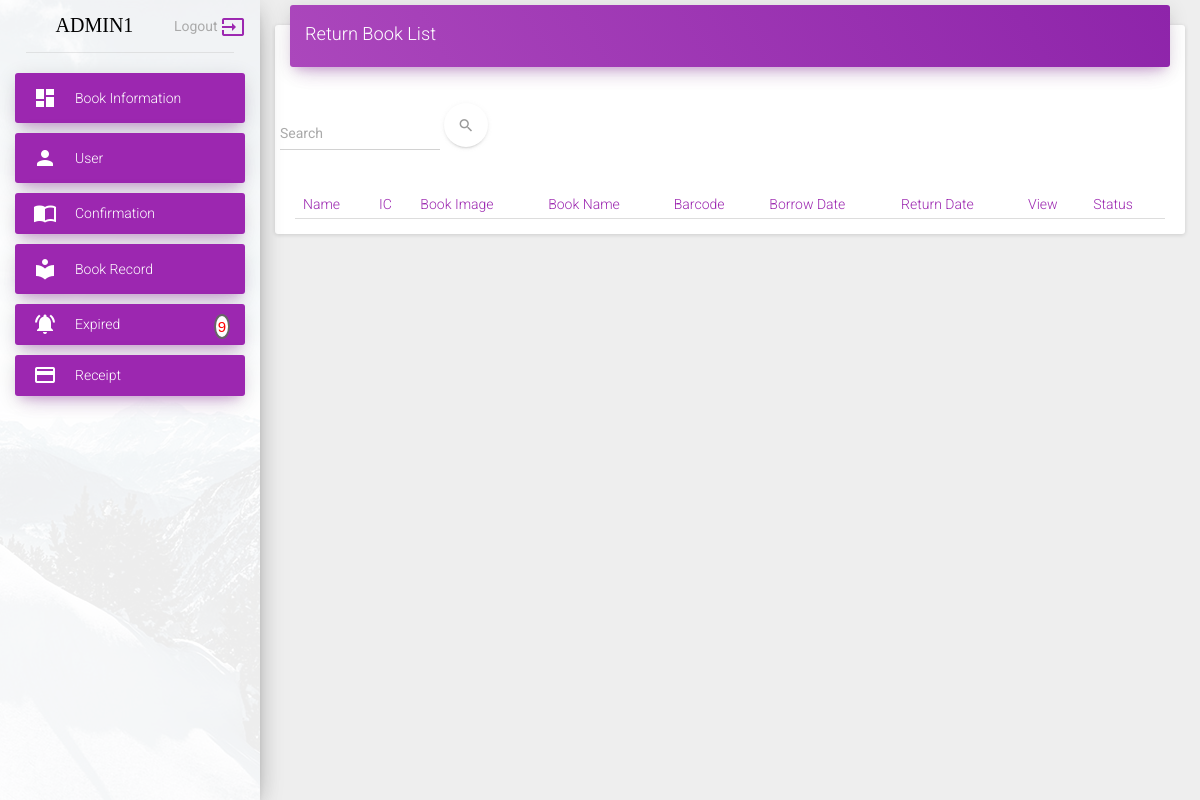
Before: /examples/return_book.php?id=2 (signed in) with the older database file.
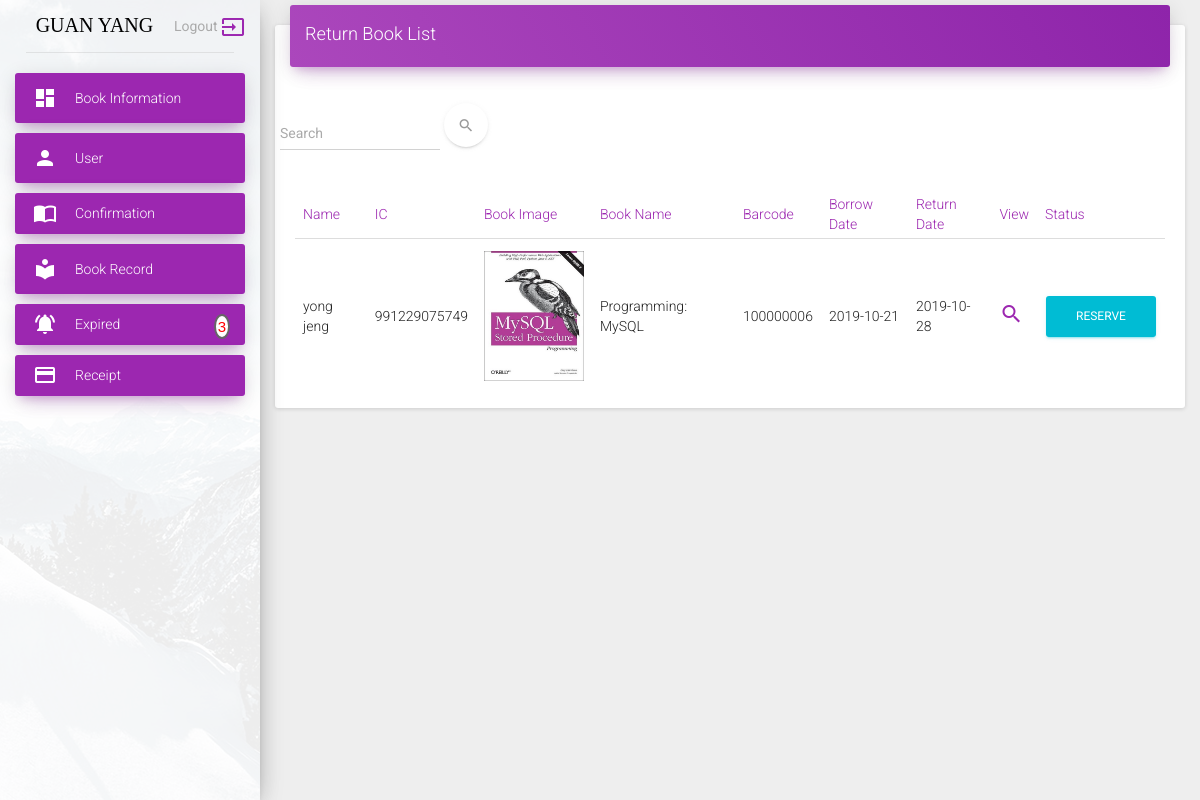
After: the same page with the newer database file.
### tables this page shows
CREATE TABLE `borrow` (
  `id` int(11) NOT NULL,
  `member_id` varchar(50) DEFAULT NULL,
  `book_id` varchar(50) DEFAULT NULL,
  `collect_date` varchar(50) DEFAULT NULL,
  `borrow_date` varchar(50) DEFAULT NULL,
  `return_date` varchar(50) DEFAULT NULL,
  `created_borrow` varchar(50) DEFAULT NULL,
  `created_return` varchar(50) DEFAULT NULL,
  `status` varchar(50) DEFAULT NULL,
  `return_days` varchar(50) DEFAULT NULL,
  `return_status` varchar(50) DEFAULT NULL,
  `pay_price` varchar(50) DEFAULT NULL,
  `daypass` int(11) NOT NULL
);

CREATE TABLE `member` (
  `id` int(11) NOT NULL,
  `username` varchar(50) DEFAULT NULL,
  `password` varchar(50) DEFAULT NULL,
  `name` varchar(50) DEFAULT NULL,
  `email` varchar(50) DEFAULT NULL,
  `phone` varchar(11) DEFAULT NULL,
  `address` varchar(100) DEFAULT NULL,
  `ic` varchar(12) DEFAULT NULL,
  `created_by` varchar(50) DEFAULT NULL,
  `updated_by` varchar(50) DEFAULT NULL,
  `status` varchar(50) DEFAULT 'active'
);

CREATE TABLE `book` (
  `id` int(11) NOT NULL,
  `name` varchar(50) DEFAULT NULL,
  `author` varchar(50) DEFAULT NULL,
  `price` varchar(50) DEFAULT NULL,
  `image` varchar(100) DEFAULT NULL,
  `language` varchar(50) DEFAULT NULL,
  `status` varchar(50) DEFAULT 'active'
);

CREATE TABLE `book_detail` (
  `id` int(11) NOT NULL,
  `book_id` varchar(50) DEFAULT NULL,
  `barcode` varchar(50) DEFAULT NULL,
  `created_date` varchar(50) DEFAULT NULL,
  `created_by` varchar(50) DEFAULT NULL,
  `status` varchar(50) DEFAULT NULL
);

### examples/return_book.php (the view, shortened to what this page needs)
    <?php
include_once("../connection/db.php");
mysqli_set_charset($conn, 'utf8');
if(!empty($_GET['search'])){
	$search = " AND m.ic like '%".$_GET['search']."%'";
}else{
	$search = "";
}
if(!empty($_GET['id'])){
    $id = " AND o.id = '".$_GET['id']."'";
}else{
    $id = "";
}
$date = date('Y-m-d');
$select = "SELECT o.id oid,m.name mname,m.ic mic,b.image bimage,b.name bname,bd.barcode barcode,o.borrow_date borrow_date,o.return_date return_date,o.status ostatus,bd.book_id book_id FROM borrow o
           INNER JOIN member m ON m.id = o.member_id
           INNER JOIN book_detail bd ON bd.id = o.book_id
           INNER JOIN book b ON b.id = bd.book_id
           WHERE o.status = 'return' ".$search." ".$id." ORDER BY o.borrow_date ASC";
$result = mysqli_query($conn,$select);
$select_return = "SELECT * FROM borrow WHERE status = 'return' AND return_date < '".$date."'";
$result_return = mysqli_query($conn,$select_return);
$rows1 = mysqli_num_rows($result_return);
?>
<!doctype html>
<html lang="en">
<head>
    <link href="../assets/css/bootstrap.min.css" rel="stylesheet" />
    <link href="../assets/css/material-dashboard.css?v=1.2.0" rel="stylesheet" />
    <link href="../assets/css/demo.css" rel="stylesheet" />
    <link href="http://maxcdn.bootstrapcdn.com/font-awesome/latest/css/font-awesome.min.css" rel="stylesheet">
</head>
<body>
    <div class="wrapper">
        <div class="sidebar" data-color="purple" data-image="../assets/img/sidebar-1.jpg">
            <?
            include("../sidebar.php");
            ?>
        </div>
        <div class="main-panel">
                <div class="container-fluid">
                    <div class="row">
                        <div class="col-md-12">
                            <div class="card">
                                <div class="card-header" data-background-color="purple">
                                    <h4 class="title">Return Book List</h4>
                                </div>
                                <form class="navbar-form navbar-left" role="search">
                                    <div class="form-group  is-empty">
                                    <input id="myInput" type="text" class="form-control"  placeholder="Search">
                                    </div>
                                <button type="submit" class="btn btn-white btn-round btn-just-icon">
                                    <i class="material-icons">search</i>
                                    <div class="ripple-container"></div>
                                </button>
                                </form>
                                <div class="card-content table-responsive">
                                    <form method="post" action="collect.php">
                                    <table class="table">
                                        <thead class="text-primary">
                                            <th>Name</th>
                                            <th>IC</th>
                                            <th>Book Image</th>
                                            <th>Book Name</th>
                                            <th>Barcode</th>
                                            <th>Borrow Date</th>
                                            <th>Return Date</th>
                                            <th>View</th>
                                            <th>Status</th>
                                        </thead>
                                        <tbody id="myTable">
                                        <?php
                                        while($row = mysqli_fetch_assoc($result)){
                                        $selectreserve="SELECT MIN(id) AS newid FROM reserve WHERE book_id='".$row['book_id']."' and status='success'";
                                        $resultreserve=mysqli_query($conn,$selectreserve);
                                        $rowreserve=mysqli_fetch_array($resultreserve);
                                        $idquery = mysqli_query($conn,"SELECT id as bid FROM book_detail WHERE barcode='".$row['barcode']."'");
                                        $idrow = mysqli_fetch_assoc($idquery);
                                        ?>
                                            <tr>
                                                <td><?php echo $row['mname'] ?></td>
                                                <td><?php echo $row['mic'] ?></td>
                                                <td><img style="height:130px; width:100px;" src="<?php echo
										             $row['bimage']; ?>"></td>
                                                <td><?php echo $row['bname'] ?></td>
                                                <td><?php echo $row['barcode'] ?></td>
                                                <td><?php echo $row['borrow_date'] ?></td>
                                                <td><?php echo $row['return_date'] ?></td>
                                                <td><a class="material-icons" href="checked_return.php?id=<?php
												echo $row['oid']?>&bid=<?php echo $idrow['bid']?>">
                                                search</a></td>
                                                <td><?
                                                if ($rowreserve['newid']!="")
                                                {
                                                    echo "<button type='submit' class='btn btn-info' name='reserve' value='".$rowreserve['newid']."'>Reserve</button>";
                                                }
                                                ?></td>
                                            </tr>
                                        <?php }?>
                                        </tbody>
                                    </table>
                                </form>
                                </div>
                            </div>
                        </div>
                    </div>
                </div>
        </div>
    </div>
</body>
</html>

### sidebar.php (shortened to what this page needs)
<div class="logo">
    <center>
        <a style="text-transform:uppercase; font-size:20px; color:black; font-family:'Bowlby One SC';" href="dashboard.php">
        <?php echo $_SESSION['name']; ?>
          <span>
            <a onclick="return confirm('Are you sure you want to Logout');" style="float:right;" href="../logout.php" >
                <label>Logout</label>
              <i class="material-icons">input</i>
            </a>
          </span>
        </a>
    </center>
</div>
<div class="sidebar-wrapper">
    <ul class="nav">
          <li class="active">
           <a href="#pageSubmenu" data-toggle="collapse" aria-expanded="false" class="dropdown-toggle">
                <i class="material-icons">dashboard</i>
             <p>Book Information</p>
            </a>
        </li>
        <?php if($_SESSION['type'] == "superadmin"){?>
        <li class="active">
        <a href="#main" data-toggle="collapse" aria-expanded="false" class="dropdown-toggle">
        <i class="material-icons">person</i>
        <p>Admin</p>
        </a>
        <ul class="collapse list-unstyled" id="main">
        <li style="margin: 20px;">
        <a href="admin.php">
        <i class="material-icons">person</i>
        <p style="margin: -18px;">Add Admin</p>
        </a>
        </li>
        <li  style="margin: 20px;">
        <a href="admin_list.php">
        <i class="material-icons">library_books</i>
        <p style="margin-top: -18px;">Admin List</p>
        </a>
        </li>
        </ul>
        </li>
        <li class="active">
         <a href="#kim" data-toggle="collapse" aria-expanded="false" class="dropdown-toggle">
            <i class="material-icons">person</i>
             <p>User</p>
             </a>
               <ul class="collapse list-unstyled" id="kim">
               <li style="margin: 20px;">
            <a href="user.php">
                <i class="material-icons">person</i>
                <p style="margin-top: -18px;">Add User</p>
            </a>
        </li>
        <li style="margin: 20px;">
            <a href="information_user.php">
                <i class="material-icons">library_books</i>
                <p style="margin-top: -18px;">User List</p>
            </a>
        </li>
        </ul>
        </li>
        <?php }else{?>
        <li class="active">
          <a href="#home" data-toggle="collapse" aria-expanded="false" class="dropdown-toggle">
                <i class="material-icons">person</i>
             <p>User</p>
            </a>
        </li>
        <?php }?>
        <li class="active">
         <a href="#notifications" data-toggle="collapse" aria-expanded="false" class="dropdown-toggle">
           <i class="material-icons" style="margin-top: -5px;">
                import_contacts</i>
                  <span>Confirmation</span>
                </a>
        </li>
         <li class="active">
            <a href="#jam" data-toggle="collapse" aria-expanded="false" class="dropdown-toggle">
                <i class="material-icons">local_library</i>
                <p>Book Record</p>
            </a>
         </li>
        <li class="active">
            <a href="return_notifications.php">
                <i class="material-icons text-gray" style="margin-top: -5px;">notifications_active</i>
                <span>Expired</span>
                <?php if(!empty($rows1)){ ?>
                <span style="color:red; float:right;" class="numberCircle"><?php if(!empty($rows1))
				{echo $rows1;}else{"";} ?></span>
                <?php }else{"";}?>
            </a>
        </li>
        <li class="active">
            <a href="resit.php">
              <i class="material-icons text-gray" style="margin-top: -5px;">credit_card</i>
              <span>Receipt</span>
            </a>
        </li>
    </ul>
</div>

### examples/return_book.php (style rules this page uses)
.numberCircle { border-radius: 50%; behavior: url(PIE.htc); padding: 2px; background: #fff; border: 2px solid #666; color: #666; text-align: center; font: 15px Arial, sans-serif; }

### sidebar.php (style rules this page uses)
.numberCircle { border-radius: 50%; behavior: url(PIE.htc); padding: 2px; background: #fff; border: 2px solid #666; color: #666; text-align: center; font: 15px Arial, sans-serif; }

Changed rows visible on the page:
now on this page (row edited): borrow: member.name "yong jeng", member.ic "991229075749", book.image (picture), book.name "Programming: MySQL", book_detail.barcode "100000006", borrow_date "2019-10-21", return_date "2019-10-28", $rowreserve['newid'] 3 (drawn)
Other visible differences:
$_SESSION['name']: "ADMIN1" → "GUAN YANG"
$rows1: "9" → "3"
